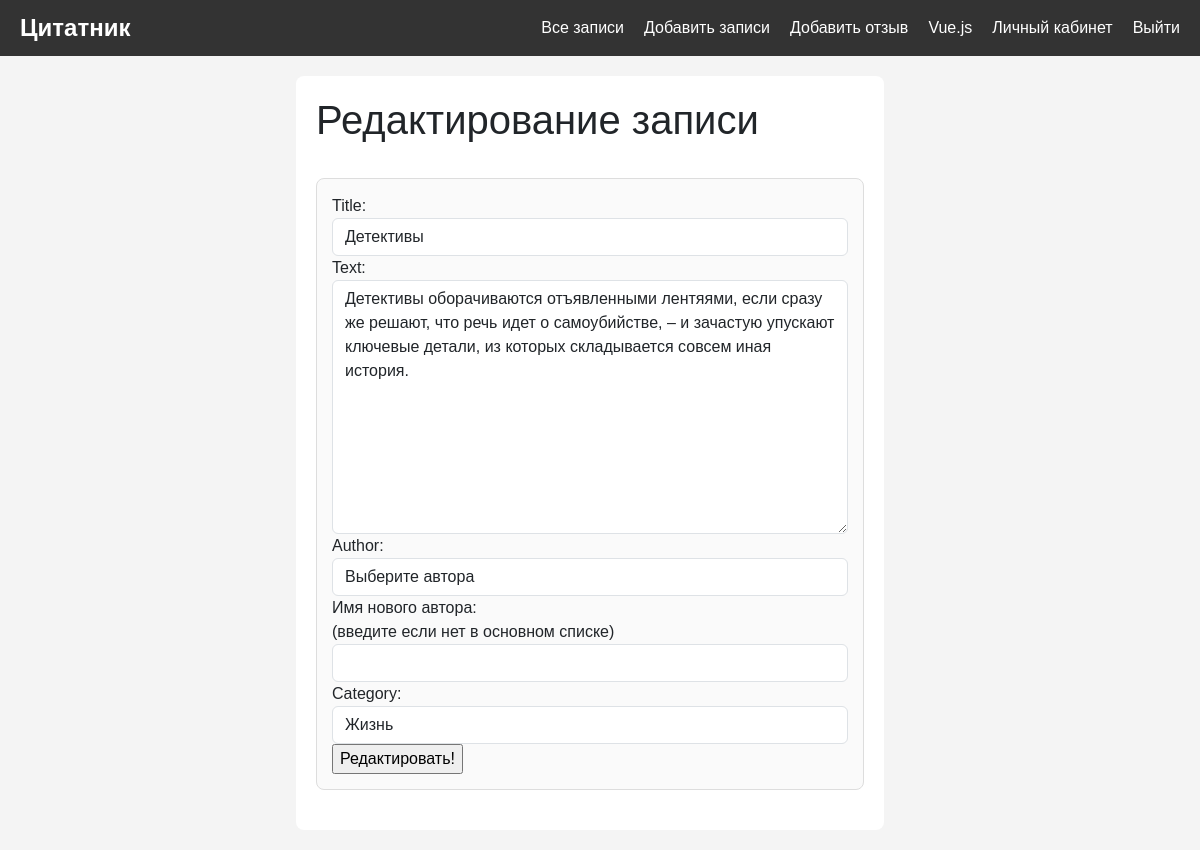
/notes/3/edit (signed in), run on the app's committed database.
### core/models.py (models this page shows, shortened)
class Note(models.Model):
    class Meta:
        verbose_name = 'Заметка'
        verbose_name_plural = 'Заметки'
    title = models.CharField( max_length=255, null=False )
    text = models.TextField( null=False )
    author = models.ForeignKey(
                               Author,
                               blank=True,
                               null=True,
                               on_delete=models.SET_DEFAULT,
                               related_name='note_author',
                               default='Автор неизвестен',
                               to_field='name'
                               )
    created_date = models.DateTimeField( auto_now_add=True )
    category = models.ForeignKey(
                                 NoteCategory,
                                 blank=True,
                                 null=True,
                                 on_delete=models.SET_DEFAULT,
                                 related_name='category_notes',
                                 default='Разное'
                                 )
    profile = models.ForeignKey(Profile,
                                related_name='profile_notes',
                                on_delete=models.CASCADE)

class NoteCategory(models.Model):
    class Meta:
        verbose_name = 'Категория'
        verbose_name_plural = 'Категории'
    title = models.CharField(max_length = 255, verbose_name = 'Название')
    def __str__(self) -> str:
        return self.title

### core/views.py (the view)
# urls.py: path('notes/<int:note_id>/edit', note_edit, name='note_edit'),
@login_required
def note_edit(request, note_id):
    note = Note.objects.get( id = note_id )
    if note.profile != request.user.profile:
        raise Http404
    form = NoteAddForm( instance = note )
    if request.method == 'POST':
        form = NoteAddForm( request.POST, instance = note )
        if form.is_valid:
            form.save()
            return redirect('note_detail', note.id)
    return render(request, 'note_edit.html', {'form':form})

### core/forms.py
class NoteAddForm(forms.ModelForm):
    author = forms.ModelChoiceField(
                                    queryset=Author.objects.all(),
                                    required=False,
                                    empty_label="Выберите автора"
                                    )
    new_author = forms.CharField(
                                 max_length=100,
                                 required=False,
                                 label="Имя нового автора",
                                 help_text="(введите если нет в основном списке)"
                                )
    class Meta:
        model = Note
        fields = [ 'title', 'text', 'author','new_author', 'category' ]
    def __init__(self, *args, **kwargs):
        super(NoteAddForm, self).__init__(*args, **kwargs)
        for visible in self.visible_fields():
            visible.field.widget.attrs['class'] = 'form-control'

### core/models.py (called while the page is built)
    def __str__(self):
        return self.name

### templates/note_edit.html (shortened to what this page needs)
{% extends 'base.html' %}
{% block content %}
<div class="main-content">
    <h1>Редактирование записи</h1>
    <br>
    <div class="post-card">
        <form action = "{% url 'note_edit' form.instance.id %}" method="post">
            {{ form }}
            <input type="submit" value="Редактировать!">
        </form>
    </div>
</div>
{% endblock %}

### templates/base.html (style rules this page uses)
body { font-family: Arial, sans-serif; margin: 0; padding: 0; background-color: #f4f4f4; }
.main-content { flex: 2; padding: 20px; background-color: #fff; border-radius: 8px; margin-right: 20px; max-width: 50%; }
h1, h2 { margin: 0; padding-bottom: 10px; }
.post-card { padding: 15px; margin-bottom: 20px; border: 1px solid #ddd; border-radius: 8px; background-color: #fafafa; }

### data on the page
Note: title "Детективы", text "Детективы оборачиваются отъявленными лентяями, если сразу же решают, что речь идет о самоубийстве, – и зачастую упускают ключевые детали, из которых складывается совсем иная история.", author "Выберите автора", category "Жизнь"
